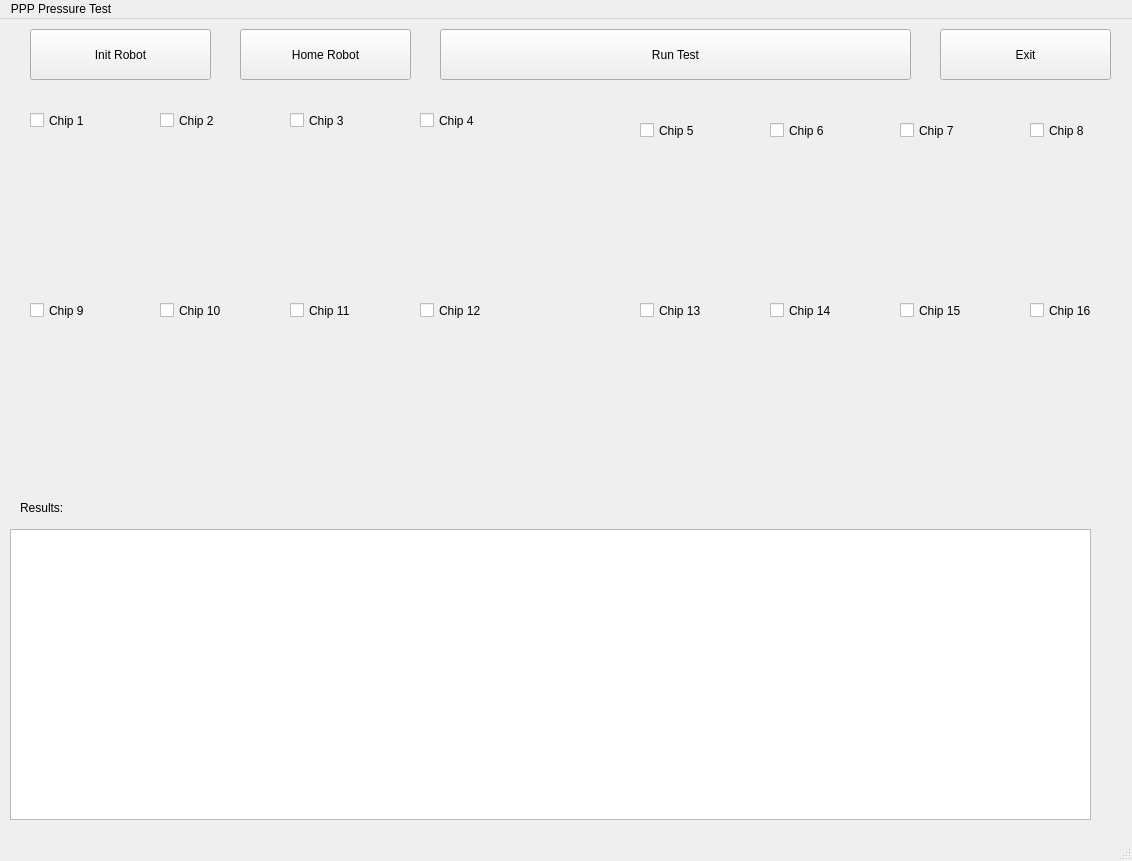
<?xml version="1.0" encoding="UTF-8"?>
<ui version="4.0">
 <class>ChipPressureTest</class>
 <widget class="QMainWindow" name="ChipPressureTest">
  <property name="geometry">
   <rect>
    <x>0</x>
    <y>0</y>
    <width>1132</width>
    <height>861</height>
   </rect>
  </property>
  <property name="windowTitle">
   <string>MainWindow</string>
  </property>
  <widget class="QWidget" name="centralwidget">
   <widget class="QPushButton" name="InitRobot">
    <property name="geometry">
     <rect>
      <x>30</x>
      <y>10</y>
      <width>181</width>
      <height>51</height>
     </rect>
    </property>
    <property name="text">
     <string>Init Robot</string>
    </property>
   </widget>
   <widget class="QPushButton" name="HomeRobot">
    <property name="geometry">
     <rect>
      <x>240</x>
      <y>10</y>
      <width>171</width>
      <height>51</height>
     </rect>
    </property>
    <property name="text">
     <string>Home Robot</string>
    </property>
   </widget>
   <widget class="QLabel" name="label_9">
    <property name="geometry">
     <rect>
      <x>0</x>
      <y>110</y>
      <width>131</width>
      <height>141</height>
     </rect>
    </property>
    <property name="styleSheet">
     <string notr="true">image: url(:/newPrefix/pppbacker.JPG);</string>
    </property>
    <property name="text">
     <string/>
    </property>
    <property name="pixmap">
     <pixmap resource="../../../Desktop/testing.qrc">:/newPrefix/pppbacker.JPG</pixmap>
    </property>
    <property name="scaledContents">
     <bool>true</bool>
    </property>
   </widget>
   <widget class="QCheckBox" name="checkBox_chip16">
    <property name="geometry">
     <rect>
      <x>1030</x>
      <y>280</y>
      <width>92</width>
      <height>23</height>
     </rect>
    </property>
    <property name="text">
     <string>Chip 16</string>
    </property>
   </widget>
   <widget class="QCheckBox" name="checkBox_chip14">
    <property name="geometry">
     <rect>
      <x>770</x>
      <y>280</y>
      <width>92</width>
      <height>23</height>
     </rect>
    </property>
    <property name="text">
     <string>Chip 14</string>
    </property>
   </widget>
   <widget class="QCheckBox" name="checkBox_chip15">
    <property name="geometry">
     <rect>
      <x>900</x>
      <y>280</y>
      <width>92</width>
      <height>23</height>
     </rect>
    </property>
    <property name="text">
     <string>Chip 15</string>
    </property>
   </widget>
   <widget class="QCheckBox" name="checkBox_chip13">
    <property name="geometry">
     <rect>
      <x>640</x>
      <y>280</y>
      <width>92</width>
      <height>23</height>
     </rect>
    </property>
    <property name="text">
     <string>Chip 13</string>
    </property>
   </widget>
   <widget class="QCheckBox" name="checkBox_chip12">
    <property name="geometry">
     <rect>
      <x>420</x>
      <y>280</y>
      <width>92</width>
      <height>23</height>
     </rect>
    </property>
    <property name="text">
     <string>Chip 12</string>
    </property>
   </widget>
   <widget class="QCheckBox" name="checkBox_chip11">
    <property name="geometry">
     <rect>
      <x>290</x>
      <y>280</y>
      <width>92</width>
      <height>23</height>
     </rect>
    </property>
    <property name="text">
     <string>Chip 11</string>
    </property>
   </widget>
   <widget class="QCheckBox" name="checkBox_chip10">
    <property name="geometry">
     <rect>
      <x>160</x>
      <y>280</y>
      <width>92</width>
      <height>23</height>
     </rect>
    </property>
    <property name="text">
     <string>Chip 10</string>
    </property>
   </widget>
   <widget class="QCheckBox" name="checkBox_chip9">
    <property name="geometry">
     <rect>
      <x>30</x>
      <y>280</y>
      <width>92</width>
      <height>23</height>
     </rect>
    </property>
    <property name="text">
     <string>Chip 9</string>
    </property>
   </widget>
   <widget class="QPushButton" name="Exit">
    <property name="geometry">
     <rect>
      <x>940</x>
      <y>10</y>
      <width>171</width>
      <height>51</height>
     </rect>
    </property>
    <property name="text">
     <string>Exit</string>
    </property>
   </widget>
   <widget class="QTextBrowser" name="textBrowser">
    <property name="geometry">
     <rect>
      <x>10</x>
      <y>510</y>
      <width>1081</width>
      <height>291</height>
     </rect>
    </property>
   </widget>
   <widget class="QLabel" name="results">
    <property name="geometry">
     <rect>
      <x>20</x>
      <y>480</y>
      <width>67</width>
      <height>17</height>
     </rect>
    </property>
    <property name="text">
     <string>Results:</string>
    </property>
   </widget>
   <widget class="QCheckBox" name="checkBox_chip1">
    <property name="geometry">
     <rect>
      <x>30</x>
      <y>90</y>
      <width>92</width>
      <height>23</height>
     </rect>
    </property>
    <property name="text">
     <string>Chip 1</string>
    </property>
   </widget>
   <widget class="QPushButton" name="RunTest">
    <property name="geometry">
     <rect>
      <x>440</x>
      <y>10</y>
      <width>471</width>
      <height>51</height>
     </rect>
    </property>
    <property name="text">
     <string>Run Test</string>
    </property>
   </widget>
   <widget class="QCheckBox" name="checkBox_chip2">
    <property name="geometry">
     <rect>
      <x>160</x>
      <y>90</y>
      <width>92</width>
      <height>23</height>
     </rect>
    </property>
    <property name="text">
     <string>Chip 2</string>
    </property>
   </widget>
   <widget class="QCheckBox" name="checkBox_chip3">
    <property name="geometry">
     <rect>
      <x>290</x>
      <y>90</y>
      <width>92</width>
      <height>23</height>
     </rect>
    </property>
    <property name="text">
     <string>Chip 3</string>
    </property>
   </widget>
   <widget class="QCheckBox" name="checkBox_chip4">
    <property name="geometry">
     <rect>
      <x>420</x>
      <y>90</y>
      <width>92</width>
      <height>23</height>
     </rect>
    </property>
    <property name="text">
     <string>Chip 4</string>
    </property>
   </widget>
   <widget class="QCheckBox" name="checkBox_chip5">
    <property name="geometry">
     <rect>
      <x>640</x>
      <y>100</y>
      <width>92</width>
      <height>23</height>
     </rect>
    </property>
    <property name="text">
     <string>Chip 5</string>
    </property>
   </widget>
   <widget class="QCheckBox" name="checkBox_chip6">
    <property name="geometry">
     <rect>
      <x>770</x>
      <y>100</y>
      <width>92</width>
      <height>23</height>
     </rect>
    </property>
    <property name="text">
     <string>Chip 6</string>
    </property>
   </widget>
   <widget class="QCheckBox" name="checkBox_chip7">
    <property name="geometry">
     <rect>
      <x>900</x>
      <y>100</y>
      <width>92</width>
      <height>23</height>
     </rect>
    </property>
    <property name="text">
     <string>Chip 7</string>
    </property>
   </widget>
   <widget class="QCheckBox" name="checkBox_chip8">
    <property name="geometry">
     <rect>
      <x>1030</x>
      <y>100</y>
      <width>92</width>
      <height>23</height>
     </rect>
    </property>
    <property name="text">
     <string>Chip 8</string>
    </property>
   </widget>
   <widget class="QLabel" name="label_10">
    <property name="geometry">
     <rect>
      <x>130</x>
      <y>110</y>
      <width>131</width>
      <height>141</height>
     </rect>
    </property>
    <property name="styleSheet">
     <string notr="true">image: url(:/newPrefix/pppbacker.JPG);</string>
    </property>
    <property name="text">
     <string/>
    </property>
    <property name="pixmap">
     <pixmap resource="../../../Desktop/testing.qrc">:/newPrefix/pppbacker.JPG</pixmap>
    </property>
    <property name="scaledContents">
     <bool>true</bool>
    </property>
   </widget>
   <widget class="QLabel" name="label_11">
    <property name="geometry">
     <rect>
      <x>260</x>
      <y>110</y>
      <width>131</width>
      <height>141</height>
     </rect>
    </property>
    <property name="styleSheet">
     <string notr="true">image: url(:/newPrefix/pppbacker.JPG);</string>
    </property>
    <property name="text">
     <string/>
    </property>
    <property name="pixmap">
     <pixmap resource="../../../Desktop/testing.qrc">:/newPrefix/pppbacker.JPG</pixmap>
    </property>
    <property name="scaledContents">
     <bool>true</bool>
    </property>
   </widget>
   <widget class="QLabel" name="label_12">
    <property name="geometry">
     <rect>
      <x>390</x>
      <y>110</y>
      <width>131</width>
      <height>141</height>
     </rect>
    </property>
    <property name="styleSheet">
     <string notr="true">image: url(:/newPrefix/pppbacker.JPG);</string>
    </property>
    <property name="text">
     <string/>
    </property>
    <property name="pixmap">
     <pixmap resource="../../../Desktop/testing.qrc">:/newPrefix/pppbacker.JPG</pixmap>
    </property>
    <property name="scaledContents">
     <bool>true</bool>
    </property>
   </widget>
   <widget class="QLabel" name="label_21">
    <property name="geometry">
     <rect>
      <x>740</x>
      <y>120</y>
      <width>131</width>
      <height>141</height>
     </rect>
    </property>
    <property name="styleSheet">
     <string notr="true">image: url(:/newPrefix/pppbacker.JPG);</string>
    </property>
    <property name="text">
     <string/>
    </property>
    <property name="pixmap">
     <pixmap resource="../../../Desktop/testing.qrc">:/newPrefix/pppbacker.JPG</pixmap>
    </property>
    <property name="scaledContents">
     <bool>true</bool>
    </property>
   </widget>
   <widget class="QLabel" name="label_22">
    <property name="geometry">
     <rect>
      <x>870</x>
      <y>120</y>
      <width>131</width>
      <height>141</height>
     </rect>
    </property>
    <property name="styleSheet">
     <string notr="true">image: url(:/newPrefix/pppbacker.JPG);</string>
    </property>
    <property name="text">
     <string/>
    </property>
    <property name="pixmap">
     <pixmap resource="../../../Desktop/testing.qrc">:/newPrefix/pppbacker.JPG</pixmap>
    </property>
    <property name="scaledContents">
     <bool>true</bool>
    </property>
   </widget>
   <widget class="QLabel" name="label_23">
    <property name="geometry">
     <rect>
      <x>610</x>
      <y>120</y>
      <width>131</width>
      <height>141</height>
     </rect>
    </property>
    <property name="styleSheet">
     <string notr="true">image: url(:/newPrefix/pppbacker.JPG);</string>
    </property>
    <property name="text">
     <string/>
    </property>
    <property name="pixmap">
     <pixmap resource="../../../Desktop/testing.qrc">:/newPrefix/pppbacker.JPG</pixmap>
    </property>
    <property name="scaledContents">
     <bool>true</bool>
    </property>
   </widget>
   <widget class="QLabel" name="label_24">
    <property name="geometry">
     <rect>
      <x>1000</x>
      <y>120</y>
      <width>131</width>
      <height>141</height>
     </rect>
    </property>
    <property name="styleSheet">
     <string notr="true">image: url(:/newPrefix/pppbacker.JPG);</string>
    </property>
    <property name="text">
     <string/>
    </property>
    <property name="pixmap">
     <pixmap resource="../../../Desktop/testing.qrc">:/newPrefix/pppbacker.JPG</pixmap>
    </property>
    <property name="scaledContents">
     <bool>true</bool>
    </property>
   </widget>
   <widget class="QLabel" name="label_25">
    <property name="geometry">
     <rect>
      <x>260</x>
      <y>300</y>
      <width>131</width>
      <height>141</height>
     </rect>
    </property>
    <property name="styleSheet">
     <string notr="true">image: url(:/newPrefix/pppbacker.JPG);</string>
    </property>
    <property name="text">
     <string/>
    </property>
    <property name="pixmap">
     <pixmap resource="../../../Desktop/testing.qrc">:/newPrefix/pppbacker.JPG</pixmap>
    </property>
    <property name="scaledContents">
     <bool>true</bool>
    </property>
   </widget>
   <widget class="QLabel" name="label_26">
    <property name="geometry">
     <rect>
      <x>0</x>
      <y>300</y>
      <width>131</width>
      <height>141</height>
     </rect>
    </property>
    <property name="styleSheet">
     <string notr="true">image: url(:/newPrefix/pppbacker.JPG);</string>
    </property>
    <property name="text">
     <string/>
    </property>
    <property name="pixmap">
     <pixmap resource="../../../Desktop/testing.qrc">:/newPrefix/pppbacker.JPG</pixmap>
    </property>
    <property name="scaledContents">
     <bool>true</bool>
    </property>
   </widget>
   <widget class="QLabel" name="label_27">
    <property name="geometry">
     <rect>
      <x>130</x>
      <y>300</y>
      <width>131</width>
      <height>141</height>
     </rect>
    </property>
    <property name="styleSheet">
     <string notr="true">image: url(:/newPrefix/pppbacker.JPG);</string>
    </property>
    <property name="text">
     <string/>
    </property>
    <property name="pixmap">
     <pixmap resource="../../../Desktop/testing.qrc">:/newPrefix/pppbacker.JPG</pixmap>
    </property>
    <property name="scaledContents">
     <bool>true</bool>
    </property>
   </widget>
   <widget class="QLabel" name="label_28">
    <property name="geometry">
     <rect>
      <x>390</x>
      <y>300</y>
      <width>131</width>
      <height>141</height>
     </rect>
    </property>
    <property name="styleSheet">
     <string notr="true">image: url(:/newPrefix/pppbacker.JPG);</string>
    </property>
    <property name="text">
     <string/>
    </property>
    <property name="pixmap">
     <pixmap resource="../../../Desktop/testing.qrc">:/newPrefix/pppbacker.JPG</pixmap>
    </property>
    <property name="scaledContents">
     <bool>true</bool>
    </property>
   </widget>
   <widget class="QLabel" name="label_29">
    <property name="geometry">
     <rect>
      <x>870</x>
      <y>300</y>
      <width>131</width>
      <height>141</height>
     </rect>
    </property>
    <property name="styleSheet">
     <string notr="true">image: url(:/newPrefix/pppbacker.JPG);</string>
    </property>
    <property name="text">
     <string/>
    </property>
    <property name="pixmap">
     <pixmap resource="../../../Desktop/testing.qrc">:/newPrefix/pppbacker.JPG</pixmap>
    </property>
    <property name="scaledContents">
     <bool>true</bool>
    </property>
   </widget>
   <widget class="QLabel" name="label_30">
    <property name="geometry">
     <rect>
      <x>610</x>
      <y>300</y>
      <width>131</width>
      <height>141</height>
     </rect>
    </property>
    <property name="styleSheet">
     <string notr="true">image: url(:/newPrefix/pppbacker.JPG);</string>
    </property>
    <property name="text">
     <string/>
    </property>
    <property name="pixmap">
     <pixmap resource="../../../Desktop/testing.qrc">:/newPrefix/pppbacker.JPG</pixmap>
    </property>
    <property name="scaledContents">
     <bool>true</bool>
    </property>
   </widget>
   <widget class="QLabel" name="label_31">
    <property name="geometry">
     <rect>
      <x>740</x>
      <y>300</y>
      <width>131</width>
      <height>141</height>
     </rect>
    </property>
    <property name="styleSheet">
     <string notr="true">image: url(:/newPrefix/pppbacker.JPG);</string>
    </property>
    <property name="text">
     <string/>
    </property>
    <property name="pixmap">
     <pixmap resource="../../../Desktop/testing.qrc">:/newPrefix/pppbacker.JPG</pixmap>
    </property>
    <property name="scaledContents">
     <bool>true</bool>
    </property>
   </widget>
   <widget class="QLabel" name="label_32">
    <property name="geometry">
     <rect>
      <x>1000</x>
      <y>300</y>
      <width>131</width>
      <height>141</height>
     </rect>
    </property>
    <property name="styleSheet">
     <string notr="true">image: url(:/newPrefix/pppbacker.JPG);</string>
    </property>
    <property name="text">
     <string/>
    </property>
    <property name="pixmap">
     <pixmap resource="../../../Desktop/testing.qrc">:/newPrefix/pppbacker.JPG</pixmap>
    </property>
    <property name="scaledContents">
     <bool>true</bool>
    </property>
   </widget>
  </widget>
  <widget class="QMenuBar" name="menubar">
   <property name="geometry">
    <rect>
     <x>0</x>
     <y>0</y>
     <width>1132</width>
     <height>22</height>
    </rect>
   </property>
   <widget class="QMenu" name="menuPPP_Pressure_Test">
    <property name="title">
     <string>PPP Pressure Test</string>
    </property>
   </widget>
   <addaction name="menuPPP_Pressure_Test"/>
  </widget>
  <widget class="QStatusBar" name="statusbar"/>
 </widget>
 <resources>
  <include location="../../../Desktop/testing.qrc"/>
 </resources>
 <connections/>
</ui>
